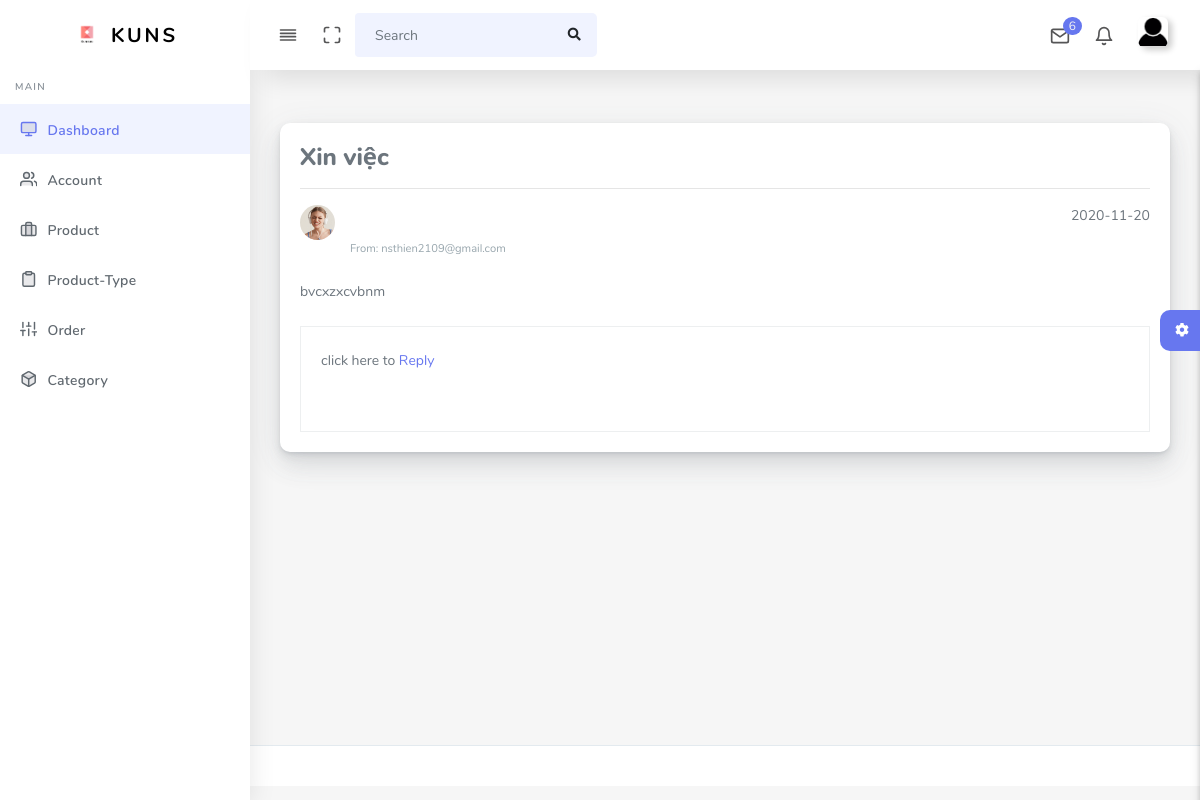
The app's page /Admin/index.php?act=mail&run=read&id=1 (signed in) with its own data.
### tables this page shows
CREATE TABLE `lienhe` (
  `ConID` int(11) NOT NULL,
  `name` varchar(255) NOT NULL,
  `email` varchar(255) NOT NULL,
  `phone` varchar(255) NOT NULL,
  `problem` varchar(255) NOT NULL,
  `message` mediumtext NOT NULL,
  `time` date DEFAULT NULL
);

### Admin/Control/mail.php (called while the page is built, shortened)
<?php
require_once("Model/mail_db.php");
class Mail_CT
{
    var $mail_md;
    public function __construct()
    {
        $this->mail_md = new mail();
    }
  function detail()
  {
      $id = isset($_GET['id']) ? $_GET['id'] : 1;
      $data = $this->mail_md->detail_mail($id);
      require_once("View/index.php");
  }
}

### Admin/Control/database.php (called while the page is built, shortened)
<?php
Class Database{
   public $host   = 'localhost';
   public $user   = 'root';
   public $pass   = '';
   public $dbname = 'WEB2';
   public $link;
private function connectDB(){
   $this->link = new mysqli($this->host, $this->user, $this->pass,$this->dbname);
 }
public function select($query){
  $result = $this->link->query($query) or
   die($this->link->error.__LINE__);
  if($result->num_rows > 0){
    return $result;
  } else {
    return false;
  }
 }
}

### Admin/Model/model.php (called while the page is built, shortened)
<?php  include './Control/database.php'; ?>
<?php
class Model
{
    function __construct()
    {
        $this->db = new Database();
    }
}

### Admin/Model/mail_db.php (called while the page is built, shortened)
<?php
require_once("model.php");
class mail extends Model
{
    function detail_mail($id){
    $query = "SELECT * FROM `lienhe` WHERE ConID = $id ";
    require("result.php");
    return $data;
    }
}

### Admin/Model/result.php (called while the page is built)
<?php
$result = $this->db->select($query);
$data = array();
while ($row = $result->fetch_assoc()) {
    $data[] = $row;
}
?>

### Admin/View/mail/read.php (the view)
<div class="section-body">
  <div class="row">
    <div class="col-xs-12 col-sm-12 col-md-12 col-lg-12">
      <div class="card">
        <div class="boxs mail_listing">
          <div class="inbox-body no-pad">
            <section class="mail-list">
              <?php foreach($data as $detail){ ?>
              <div class="mail-sender">
                <div class="mail-heading">
                  <h4 class="vew-mail-header">
                    <b><?=$detail['problem']?></b>
                  </h4>
                </div>
                <hr>
                <div class="media">
                  <a href="#" class="table-img m-r-15">
                    <img alt="image" src="assets/img/users/user-2.png" class="rounded-circle" width="35"
                      data-toggle="tooltip" title="<?=$detail['name']?>">
                  </a>
                  <div class="media-body">
                    <span class="date pull-right"><?=$detail['time']?></span>
                    <h5 class="text-primary"><?=$detail['name']?></h5>
                    <small class="text-muted">From: <?=$detail['email']?></small>
                  </div>
                </div>
              </div>
              <div class="view-mail p-t-20">
                <p><?=$detail['message']?></p>
              </div>
              <div class="replyBox m-t-20">
                <p class="p-b-20">click here to
                  <a href="?act=mail&run=compo&id=<?=$detail['ConID']?>">Reply</a>
                </p>
              </div>
              <?php } ?>
            </section>
          </div>
        </div>
      </div>
    </div>
  </div>
</div>

### records on screen
lienhe: problem "Xin việc", time "2020-11-20", email "nsthien2109@gmail.com", message "bvcxzxcvbnm"
